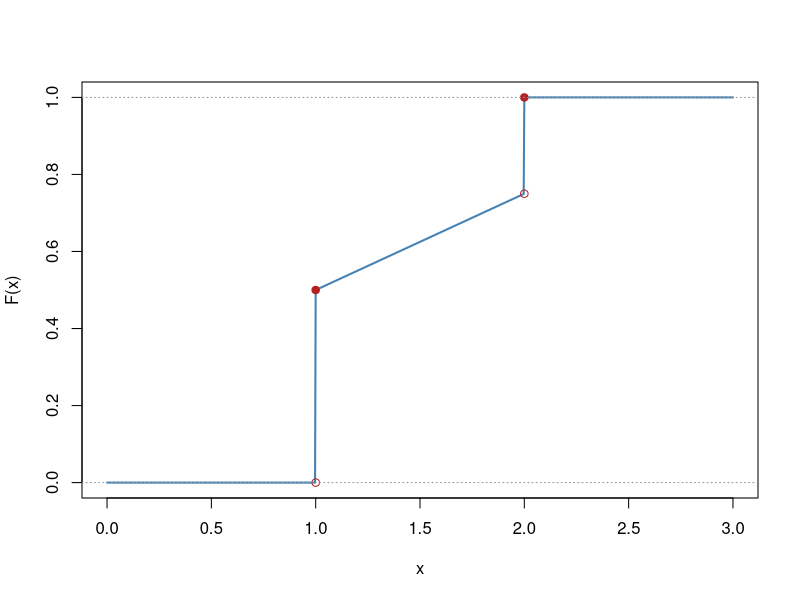
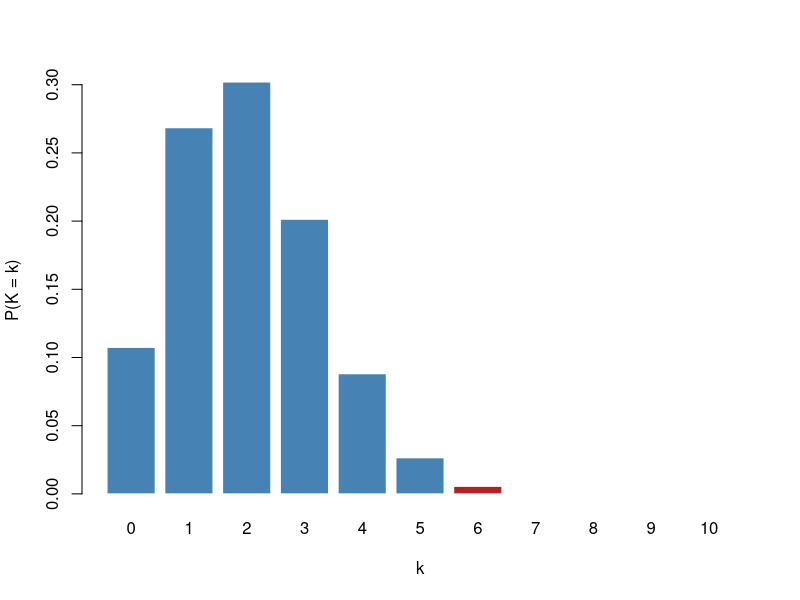
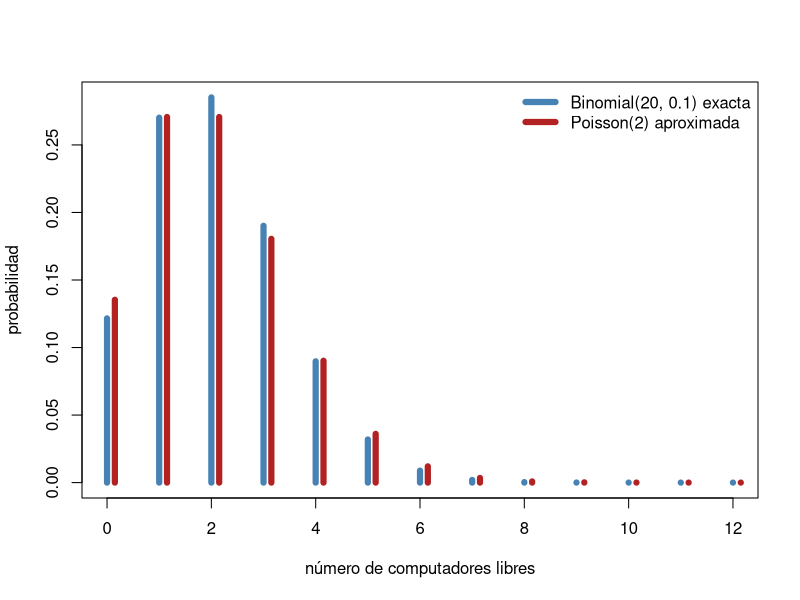

Write the R code that produced these figures, in order.
## ---- chunk 1
#| label: fig-F-mixta
#| fig-cap: "Función de distribución mixta del ejemplo, con salto de 1/2 en x=1, tramo uniforme en [1,2] y salto de 1/4 en x=2"
F <- function(x) ifelse(x < 1, 0, ifelse(x < 2, 1/2 + (x - 1)/4, 1))
curve(F, from = 0, to = 3, n = 1000, col = "steelblue", lwd = 2,
      xlab = "x", ylab = "F(x)")
points(c(1, 2), c(1/2, 1), pch = 19, col = "firebrick")
points(c(1, 2), c(0, 3/4), pch = 1, col = "firebrick")
abline(h = c(0, 1), lty = 3, col = "gray60")
## ---- chunk 2
#| label: fig-binom-examen
#| fig-cap: "Función de masa de B(10, 1/5): en rojo, la región P(K≥6) que corresponde a pasar el examen adivinando"
k <- 0:10
p <- dbinom(k, size = 10, prob = 1/5)
barplot(p, names.arg = k, col = ifelse(k >= 6, "firebrick", "steelblue"),
        border = "white", xlab = "k", ylab = "P(K = k)")
## ---- chunk 3
#| label: fig-binom-poisson-computadores
#| fig-cap: "Binomial(20, 0.1) exacta (azul) contra su aproximación Poisson(2) (rojo), para el número de computadores libres"
x <- 0:12
exacta <- dbinom(x, size = 20, prob = 0.1)
aprox <- dpois(x, lambda = 2)
plot(x, exacta, type = "h", lwd = 6, col = "steelblue",
     xlab = "número de computadores libres", ylab = "probabilidad")
points(x + 0.15, aprox, type = "h", lwd = 6, col = "firebrick")
legend("topright", legend = c("Binomial(20, 0.1) exacta", "Poisson(2) aproximada"),
       col = c("steelblue", "firebrick"), lwd = 6, bty = "n")
## ---- chunk 4
#| label: binomneg-vendedor
r <- 3
p <- 0.3
k <- 8

# fórmula de esta sección: P(X = k) = C(k-1, r-1) p^r (1-p)^(k-r)
manual <- choose(k - 1, r - 1) * p^r * (1 - p)^(k - r)

# equivalente en R: dnbinom cuenta fracasos, así que x = k - r
r_base <- dnbinom(k - r, size = r, prob = p)

manual
r_base
